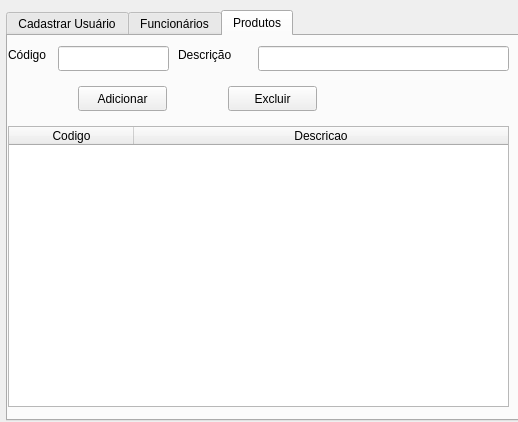
<?xml version="1.0" encoding="UTF-8"?>
<ui version="4.0">
 <class>MainWindow</class>
 <widget class="QMainWindow" name="MainWindow">
  <property name="geometry">
   <rect>
    <x>0</x>
    <y>0</y>
    <width>518</width>
    <height>422</height>
   </rect>
  </property>
  <property name="windowTitle">
   <string>MainWindow</string>
  </property>
  <widget class="QWidget" name="centralwidget">
   <widget class="QTabWidget" name="tabFuncionario">
    <property name="geometry">
     <rect>
      <x>6</x>
      <y>10</y>
      <width>1681</width>
      <height>411</height>
     </rect>
    </property>
    <property name="currentIndex">
     <number>2</number>
    </property>
    <property name="tabBarAutoHide">
     <bool>false</bool>
    </property>
    <widget class="QWidget" name="tab">
     <attribute name="title">
      <string>Cadastrar Usuário</string>
     </attribute>
     <widget class="QTableWidget" name="tabelaUsuarios">
      <property name="geometry">
       <rect>
        <x>10</x>
        <y>170</y>
        <width>471</width>
        <height>191</height>
       </rect>
      </property>
      <attribute name="horizontalHeaderCascadingSectionResizes">
       <bool>false</bool>
      </attribute>
      <attribute name="horizontalHeaderDefaultSectionSize">
       <number>94</number>
      </attribute>
      <column>
       <property name="text">
        <string>Id</string>
       </property>
      </column>
      <column>
       <property name="text">
        <string>Usuário</string>
       </property>
      </column>
      <column>
       <property name="text">
        <string>Nome</string>
       </property>
      </column>
      <column>
       <property name="text">
        <string>Função</string>
       </property>
      </column>
      <column>
       <property name="text">
        <string>Matricula</string>
       </property>
      </column>
     </widget>
     <widget class="QLabel" name="label">
      <property name="geometry">
       <rect>
        <x>20</x>
        <y>10</y>
        <width>67</width>
        <height>17</height>
       </rect>
      </property>
      <property name="text">
       <string>Usuario</string>
      </property>
     </widget>
     <widget class="QLabel" name="label_2">
      <property name="geometry">
       <rect>
        <x>20</x>
        <y>40</y>
        <width>67</width>
        <height>17</height>
       </rect>
      </property>
      <property name="text">
       <string>Senha</string>
      </property>
     </widget>
     <widget class="QLabel" name="label_3">
      <property name="geometry">
       <rect>
        <x>20</x>
        <y>70</y>
        <width>67</width>
        <height>17</height>
       </rect>
      </property>
      <property name="text">
       <string>Nome</string>
      </property>
     </widget>
     <widget class="QLabel" name="label_4">
      <property name="geometry">
       <rect>
        <x>20</x>
        <y>100</y>
        <width>67</width>
        <height>17</height>
       </rect>
      </property>
      <property name="text">
       <string>Função</string>
      </property>
     </widget>
     <widget class="QLabel" name="label_5">
      <property name="geometry">
       <rect>
        <x>260</x>
        <y>100</y>
        <width>67</width>
        <height>17</height>
       </rect>
      </property>
      <property name="text">
       <string>Matricula</string>
      </property>
     </widget>
     <widget class="QLineEdit" name="inputUsuario">
      <property name="geometry">
       <rect>
        <x>90</x>
        <y>10</y>
        <width>371</width>
        <height>25</height>
       </rect>
      </property>
     </widget>
     <widget class="QLineEdit" name="inputSenha">
      <property name="geometry">
       <rect>
        <x>90</x>
        <y>40</y>
        <width>371</width>
        <height>25</height>
       </rect>
      </property>
     </widget>
     <widget class="QLineEdit" name="inputNome">
      <property name="geometry">
       <rect>
        <x>90</x>
        <y>70</y>
        <width>371</width>
        <height>25</height>
       </rect>
      </property>
     </widget>
     <widget class="QLineEdit" name="inputFuncao">
      <property name="geometry">
       <rect>
        <x>90</x>
        <y>100</y>
        <width>151</width>
        <height>25</height>
       </rect>
      </property>
     </widget>
     <widget class="QLineEdit" name="inputMatricula">
      <property name="geometry">
       <rect>
        <x>330</x>
        <y>100</y>
        <width>131</width>
        <height>25</height>
       </rect>
      </property>
      <property name="inputMask">
       <string>9999999999</string>
      </property>
      <property name="text">
       <string/>
      </property>
      <property name="maxLength">
       <number>10</number>
      </property>
     </widget>
     <widget class="QPushButton" name="btnAdicionar">
      <property name="geometry">
       <rect>
        <x>10</x>
        <y>140</y>
        <width>89</width>
        <height>25</height>
       </rect>
      </property>
      <property name="text">
       <string>Adicionar</string>
      </property>
     </widget>
     <widget class="QPushButton" name="btnExcluir">
      <property name="geometry">
       <rect>
        <x>140</x>
        <y>140</y>
        <width>89</width>
        <height>25</height>
       </rect>
      </property>
      <property name="text">
       <string>Excluir</string>
      </property>
     </widget>
     <widget class="QPushButton" name="btnAlterar">
      <property name="geometry">
       <rect>
        <x>260</x>
        <y>140</y>
        <width>89</width>
        <height>25</height>
       </rect>
      </property>
      <property name="text">
       <string>Alterar</string>
      </property>
     </widget>
     <widget class="QPushButton" name="btnLogout">
      <property name="geometry">
       <rect>
        <x>390</x>
        <y>140</y>
        <width>89</width>
        <height>25</height>
       </rect>
      </property>
      <property name="text">
       <string>Logout</string>
      </property>
     </widget>
    </widget>
    <widget class="QWidget" name="tab_2">
     <attribute name="title">
      <string>Funcionários</string>
     </attribute>
     <widget class="QTableWidget" name="tabelaFuncionario">
      <property name="geometry">
       <rect>
        <x>0</x>
        <y>100</y>
        <width>501</width>
        <height>281</height>
       </rect>
      </property>
      <attribute name="horizontalHeaderCascadingSectionResizes">
       <bool>false</bool>
      </attribute>
      <attribute name="horizontalHeaderDefaultSectionSize">
       <number>125</number>
      </attribute>
      <column>
       <property name="text">
        <string>Id</string>
       </property>
      </column>
      <column>
       <property name="text">
        <string>Nome</string>
       </property>
      </column>
      <column>
       <property name="text">
        <string>Função</string>
       </property>
      </column>
      <column>
       <property name="text">
        <string>Matricula</string>
       </property>
      </column>
     </widget>
     <widget class="QLabel" name="label_6">
      <property name="geometry">
       <rect>
        <x>10</x>
        <y>10</y>
        <width>67</width>
        <height>17</height>
       </rect>
      </property>
      <property name="text">
       <string>Nome:</string>
      </property>
     </widget>
     <widget class="QLineEdit" name="inputNomeFuncionario">
      <property name="geometry">
       <rect>
        <x>60</x>
        <y>10</y>
        <width>421</width>
        <height>25</height>
       </rect>
      </property>
     </widget>
     <widget class="QPushButton" name="btnBuscar">
      <property name="geometry">
       <rect>
        <x>70</x>
        <y>60</y>
        <width>89</width>
        <height>25</height>
       </rect>
      </property>
      <property name="text">
       <string>Buscar</string>
      </property>
     </widget>
     <widget class="QPushButton" name="btnExcluirFuncionario">
      <property name="geometry">
       <rect>
        <x>220</x>
        <y>60</y>
        <width>89</width>
        <height>25</height>
       </rect>
      </property>
      <property name="text">
       <string>Excluir</string>
      </property>
     </widget>
     <widget class="QPushButton" name="btnImprimir">
      <property name="geometry">
       <rect>
        <x>370</x>
        <y>60</y>
        <width>89</width>
        <height>25</height>
       </rect>
      </property>
      <property name="text">
       <string>Imprimir</string>
      </property>
     </widget>
    </widget>
    <widget class="QWidget" name="produtos">
     <attribute name="title">
      <string>Produtos</string>
     </attribute>
     <widget class="QLineEdit" name="inputCodigo">
      <property name="geometry">
       <rect>
        <x>50</x>
        <y>10</y>
        <width>111</width>
        <height>25</height>
       </rect>
      </property>
     </widget>
     <widget class="QTableWidget" name="tabelaProduto">
      <property name="geometry">
       <rect>
        <x>0</x>
        <y>90</y>
        <width>501</width>
        <height>281</height>
       </rect>
      </property>
      <attribute name="horizontalHeaderCascadingSectionResizes">
       <bool>false</bool>
      </attribute>
      <attribute name="horizontalHeaderDefaultSectionSize">
       <number>125</number>
      </attribute>
      <attribute name="horizontalHeaderStretchLastSection">
       <bool>true</bool>
      </attribute>
      <attribute name="verticalHeaderCascadingSectionResizes">
       <bool>false</bool>
      </attribute>
      <attribute name="verticalHeaderMinimumSectionSize">
       <number>22</number>
      </attribute>
      <column>
       <property name="text">
        <string>Codigo</string>
       </property>
      </column>
      <column>
       <property name="text">
        <string>Descricao</string>
       </property>
      </column>
     </widget>
     <widget class="QPushButton" name="btnAdicionarProduto">
      <property name="geometry">
       <rect>
        <x>70</x>
        <y>50</y>
        <width>89</width>
        <height>25</height>
       </rect>
      </property>
      <property name="text">
       <string>Adicionar</string>
      </property>
     </widget>
     <widget class="QPushButton" name="btnExcluirProduto">
      <property name="geometry">
       <rect>
        <x>220</x>
        <y>50</y>
        <width>89</width>
        <height>25</height>
       </rect>
      </property>
      <property name="text">
       <string>Excluir</string>
      </property>
     </widget>
     <widget class="QLabel" name="label_13">
      <property name="geometry">
       <rect>
        <x>0</x>
        <y>10</y>
        <width>67</width>
        <height>17</height>
       </rect>
      </property>
      <property name="text">
       <string>Código</string>
      </property>
     </widget>
     <widget class="QLineEdit" name="inputDescricao">
      <property name="geometry">
       <rect>
        <x>250</x>
        <y>10</y>
        <width>251</width>
        <height>25</height>
       </rect>
      </property>
     </widget>
     <widget class="QLabel" name="label_14">
      <property name="geometry">
       <rect>
        <x>170</x>
        <y>10</y>
        <width>67</width>
        <height>17</height>
       </rect>
      </property>
      <property name="text">
       <string>Descrição</string>
      </property>
     </widget>
    </widget>
   </widget>
  </widget>
 </widget>
 <resources/>
 <connections/>
</ui>
